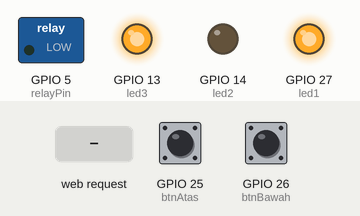
This sketch was run on a simulated ESP32. On the bench: switched loads named in the sketch (green lamp = pin HIGH), output pins drawn as LEDs (lit = HIGH). Dashed ring = blinking. The inputs (shaded band) are chosen by the test bench; at power-on: GPIO 25 (btnAtas) LOW, GPIO 26 (btnBawah) HIGH. WiFi joins after 1.5 s; servers stay silent unless stated; the local clock reads 2024-03-15 10:24:30 at power-on unless the sketch sets it; the audio player accepts every command and is not drawn; what the sketch prints to the serial monitor is not drawn.

Above: at 5.2 s.
5.3 s: GPIO 25 (btnAtas) pulled HIGH for 0.15 s
At 5.37 s:
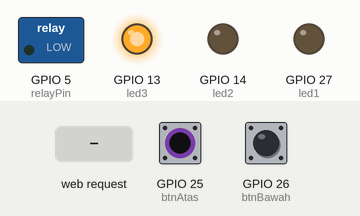
6.9 s: HTTP request GET /sinyal?status=1 received
8.4 s: GPIO 25 (btnAtas) pulled HIGH for 1 s
At 8.5 s:
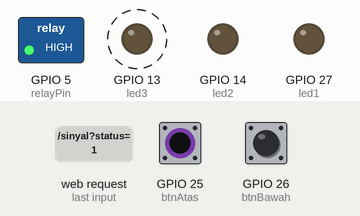
11.4 s: GPIO 25 (btnAtas) pulled HIGH for 3.2 s
At 15.6 s:
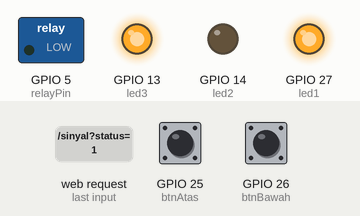
16.1 s: HTTP request GET /sinyal?status=0 received
17.6 s: GPIO 26 (btnBawah) pulled LOW for 3.2 s
At 17.9 s:
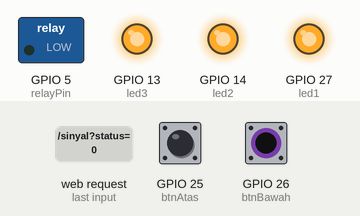
Timing chart, 0 to 22.3 s (numbered marks = the images above; inputs shaded):
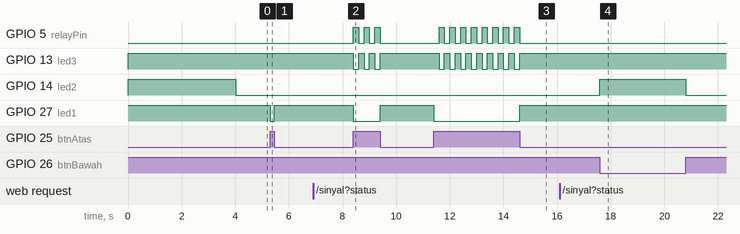

Measured:
- after the input at 5.3 s, GPIO 27 (led1): HIGH → LOW at once, → HIGH 0.15 s later
- after the input at 6.9 s, every drawn part: stays the same
- after the input at 8.4 s, GPIO 5 (relayPin): alternates HIGH for 0.20 s and LOW for 0.20 s, 6 changes in all, then stays LOW, starting at once; GPIO 13 (led3): alternates HIGH for 0.20 s and LOW for 0.20 s, 6 changes in all, then stays HIGH, starting at once; GPIO 27 (led1): HIGH → LOW at once, → HIGH 1.0 s later
- after the input at 11.4 s, GPIO 5 (relayPin): alternates HIGH for 0.20 s and LOW for 0.20 s, 16 changes in all, then stays LOW, starting after 0.20 s; GPIO 13 (led3): alternates HIGH for 0.20 s and LOW for 0.20 s, 16 changes in all, then stays HIGH, starting after 0.20 s; GPIO 27 (led1): HIGH → LOW at once, → HIGH 3.2 s later
- after the input at 16.1 s, every drawn part: stays the same
- after the input at 17.6 s, GPIO 14 (led2): LOW → HIGH at once, → LOW 3.2 s later

The sketch:

tes_komponen_timestamp.ino
```cpp
#include <WiFi.h>
#include <WebServer.h>
#include <DFRobotDFPlayerMini.h>
#include <time.h>
#include <sys/time.h>

DFRobotDFPlayerMini myDFPlayer;
WebServer server(80); // Server jalan di port 80

// --- PENGATURAN WIFI ---
const char* ssid = "lord hytam";
const char* password = "satusampai8";

// --- PENGATURAN WAKTU SERVER (NTP) ---
const char* ntpServer = "pool.ntp.org";
const long  gmtOffset_sec = 25200; // GMT+7 untuk Waktu Indonesia Barat (WIB)
const int   daylightOffset_sec = 0;

// --- PIN DEFINITIONS ---
const int led1 = 27;   // Indikator Siaga (Armed)
const int led2 = 14;   // Indikator Senyap (Muted)
const int led3 = 13;   // Indikator Bahaya (Kedip)
const int btnAtas = 25;  // Saklar Siaga
const int btnBawah = 26; // Saklar Senyap
const int relayPin = 5;  // Relay Strobo

// --- VARIABEL STATUS ALARM & WIFI ---
bool isAlarm = false;        // Sinyal dari Python (0 atau 1)

// --- VARIABEL TIMER (MILLIS) ---
unsigned long waktuKedip = 0;
bool statusKedip = false;

unsigned long waktuMulaiAlarm = 0; // Mencatat kapan alarm pertama kali menyala
int statusAudio = 0;               // 0: Diam, 1: Track 1 main, 2: Track 2 main
bool alarmAktifSebelumnya = false; // Mendeteksi momen transisi dari aman ke bahaya

// Fitur penundaan mati audio selama 3 detik
unsigned long waktuMulaiAman = 0;  // Stopwatch untuk menghitung 3 detik
bool prosesBerhentiAudio = false;  // Menandai status penundaan audio sebelum dimatikan

// --- FUNGSI MENDAPATKAN TIMESTAMP NYATA ---
String getRealTimestamp() {
  struct timeval tv;
  // Menarik waktu dari sistem ESP32 secara mentah (termasuk microsecond)
  gettimeofday(&tv, NULL);

  // Mengubah waktu mentah menjadi format kalender lokal
  struct tm* timeinfo = localtime(&tv.tv_sec);
  if (timeinfo == NULL) {
    return "Gagal sinkron waktu";
  }

  char timeStringBuff[50];
  // Format Output awal: YYYY-MM-DD HH:MM:SS
  strftime(timeStringBuff, sizeof(timeStringBuff), "%Y-%m-%d %H:%M:%S", timeinfo);

  // Mengubah microsecond (us) menjadi millisecond (ms)
  int millisec = tv.tv_usec / 1000;

  // Menggabungkan string jam dengan angka milidetiknya (format: .xyz)
  char finalBuff[60];
  sprintf(finalBuff, "%s.%03d", timeStringBuff, millisec);

  return String(finalBuff);
}

// --- FUNGSI MENERIMA SINYAL DARI PYTHON ---
void handleSinyal() {
  if (server.hasArg("status")) {
    String nilai = server.arg("status");
    if (nilai == "1") {
      isAlarm = true;
      // Mencetak tanggal dan jam nyata saat status bahaya diterima
      Serial.print("🚨 [LATENSI] Sinyal BAHAYA masuk pada: ");
      Serial.println(getRealTimestamp());

      server.send(200, "text/plain", "Bahaya Diterima! Alarm Aktif.");
    } else if (nilai == "0") {
      isAlarm = false;
      // Mencetak tanggal dan jam nyata saat status aman diterima
      Serial.print("✅ [LATENSI] Sinyal AMAN masuk pada: ");
      Serial.println(getRealTimestamp());

      server.send(200, "text/plain", "Aman Diterima! Alarm Dimatikan.");
    }
  } else {
    server.send(400, "text/plain", "Format salah! Gunakan ?status=1 atau 0");
  }
}

void setup() {
  // 1. SETUP PIN & MATIKAN SEMUA AKTUALISASI AWAL
  pinMode(led1, OUTPUT); pinMode(led2, OUTPUT); pinMode(led3, OUTPUT);
  digitalWrite(led1, HIGH); digitalWrite(led2, HIGH); digitalWrite(led3, HIGH); // Kondisi Mati (Active LOW)

  pinMode(btnAtas, INPUT); pinMode(btnBawah, INPUT);

  pinMode(relayPin, OUTPUT);
  digitalWrite(relayPin, LOW); // Relay kondisi mati

  // 2. KONEKSI WIFI & SERIAL MONITOR PC
  Serial.begin(115200); // Kecepatan tinggi khusus Serial Monitor PC
  WiFi.begin(ssid, password);
  while (WiFi.status() != WL_CONNECTED) {
    delay(500);
  }

  Serial.println("\nKoneksi Berhasil!");
  Serial.print("IP ESP32: ");
  Serial.println(WiFi.localIP());

  // Inisialisasi sinkronisasi waktu ke internet via server NTP
  configTime(gmtOffset_sec, daylightOffset_sec, ntpServer);
  Serial.println("Sinkronisasi waktu dengan server NTP berhasil!");
  Serial.println("Sistem Siaga. Menunggu sinyal dari Python...");

  Serial.flush();
  delay(1000);

  // 3. SETUP WEB SERVER
  server.on("/sinyal", handleSinyal);
  server.begin();

  // 4. SETUP DFPLAYER DI PIN D16 & D17 (Serial2)
  // Format komunikasi: Baudrate 9600, Mode 8N1, Pin RX=16, Pin TX=17
  Serial2.begin(9600, SERIAL_8N1, 16, 17);
  delay(1000);

  // Menginisialisasi modul DFPlayer menggunakan jalur komunikasi Serial2
  if (myDFPlayer.begin(Serial2)) {
    Serial.println("DFPlayer Siap!");
    myDFPlayer.volume(20);
  } else {
    Serial.println("Error: DFPlayer tidak terdeteksi di pin 16/17!");
  }
}

void loop() {
  server.handleClient(); // Memproses permintaan data masuk dari protokol WiFi

  // BACA TOMBOL FISIK
  bool isArmed = (digitalRead(btnAtas) == HIGH);
  bool isMuted = (digitalRead(btnBawah) == HIGH);

  // LOGIKA LED 1 (SIAGA) & LED 2 (SENYAP)
  digitalWrite(led1, isArmed ? LOW : HIGH);
  digitalWrite(led2, isMuted ? LOW : HIGH);

  // --- LOGIKA UTAMA ALARM ---
  if (isArmed && isAlarm) {

    // Deteksi transisi perubahan kondisi dari aman ke kondisi bahaya
    if (!alarmAktifSebelumnya) {
      waktuMulaiAlarm = millis();
      statusAudio = 0;
      alarmAktifSebelumnya = true;
      prosesBerhentiAudio = false;
    }

    // Menghitung akumulasi durasi waktu alarm aktif
    unsigned long waktuBerjalan = millis() - waktuMulaiAlarm;

    // 1. Logika Aktivasi Audio Berdasarkan Jeda Waktu (Non-blocking)
    if (!isMuted) {
      // Mengaktifkan Track 001 setelah masuk detik ke-5
      if (waktuBerjalan >= 5000 && statusAudio == 0) {
        myDFPlayer.play(1);
        statusAudio = 1;
      }
      // Mengaktifkan Track 002 setelah masuk detik ke-12 (Jeda 7 detik setelah Track 1)
      else if (waktuBerjalan >= 12000 && statusAudio == 1) {
        myDFPlayer.play(2);
        statusAudio = 2;
      }
    }

    // 2. Logika Kedipan Indikator Visual Bahaya (Strobo & LED 3) Tiap 200 milidetik
    unsigned long waktuSekarang = millis();
    if (waktuSekarang - waktuKedip >= 200) {
      waktuKedip = waktuSekarang;
      statusKedip = !statusKedip;

      digitalWrite(led3, statusKedip ? LOW : HIGH);
      digitalWrite(relayPin, statusKedip ? HIGH : LOW);
    }

  } else {
    // --- KONDISI AMAN ATAU SISTEM DISARMED ---

    // Menonaktifkan seluruh indikator visual secara instan
    digitalWrite(led3, HIGH);
    digitalWrite(relayPin, LOW);

    alarmAktifSebelumnya = false;

    // Penundaan pemutusan sinyal suara audio selama 3 detik menggunakan metode millis
    if (statusAudio > 0) {
      if (!prosesBerhentiAudio) {
        waktuMulaiAman = millis();
        prosesBerhentiAudio = true;
      }

      if (millis() - waktuMulaiAman >= 3000) {
        myDFPlayer.pause();
        statusAudio = 0;
        prosesBerhentiAudio = false;
      }
    } else {
      prosesBerhentiAudio = false;
    }
  }
}
```
